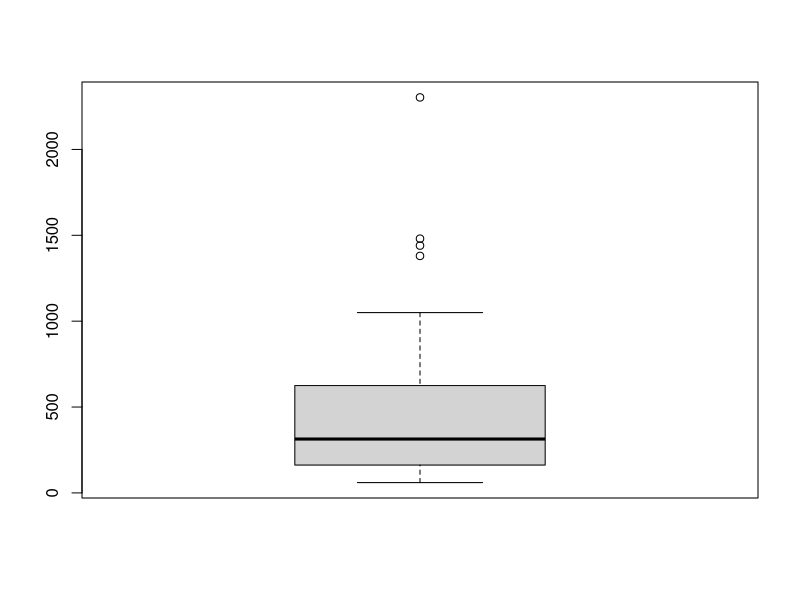
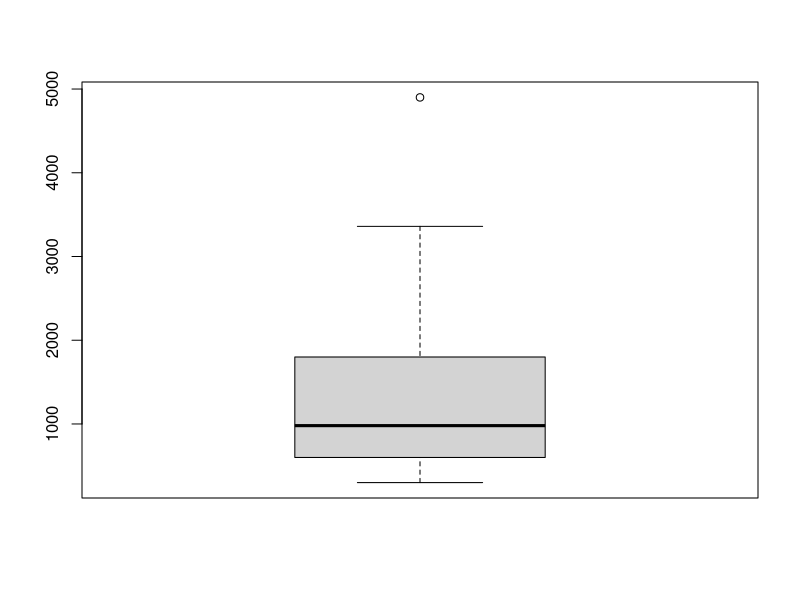
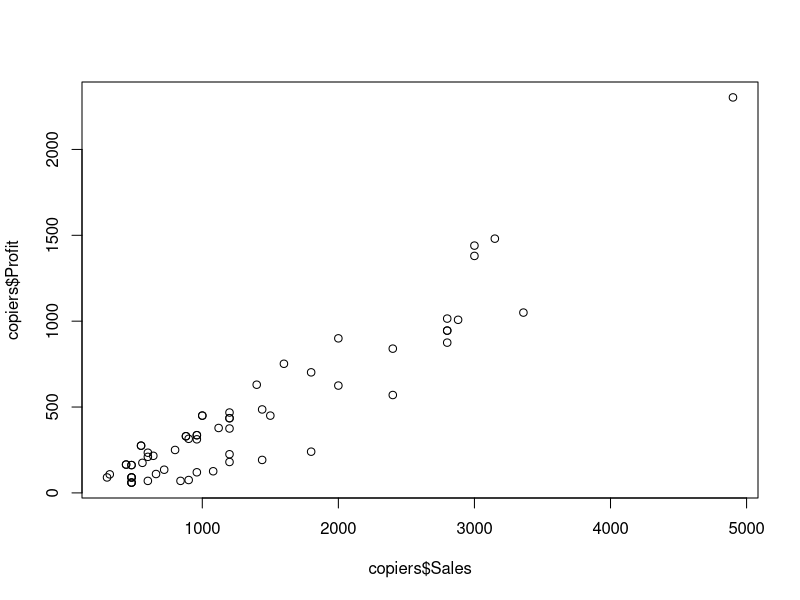
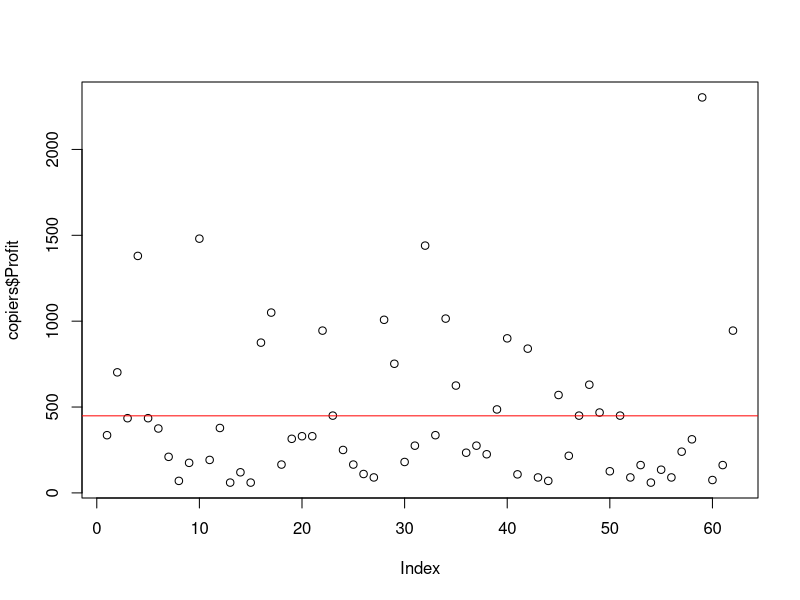
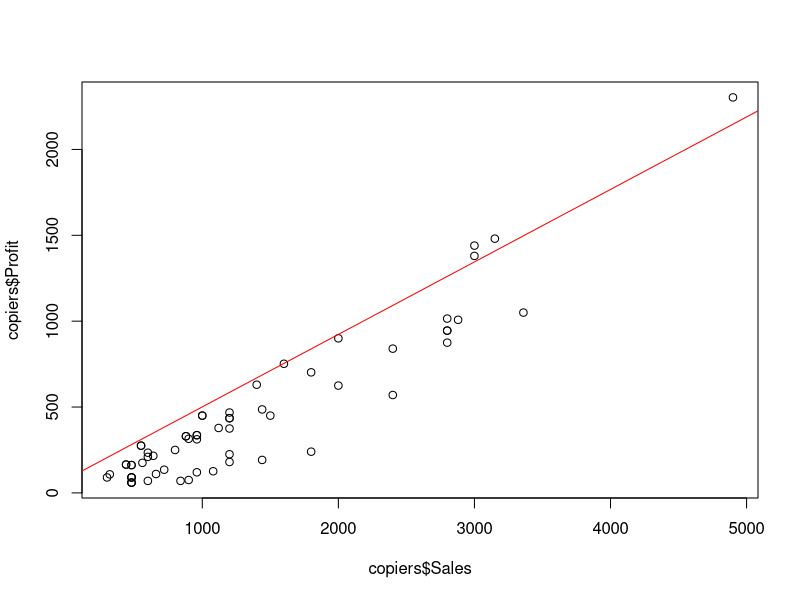
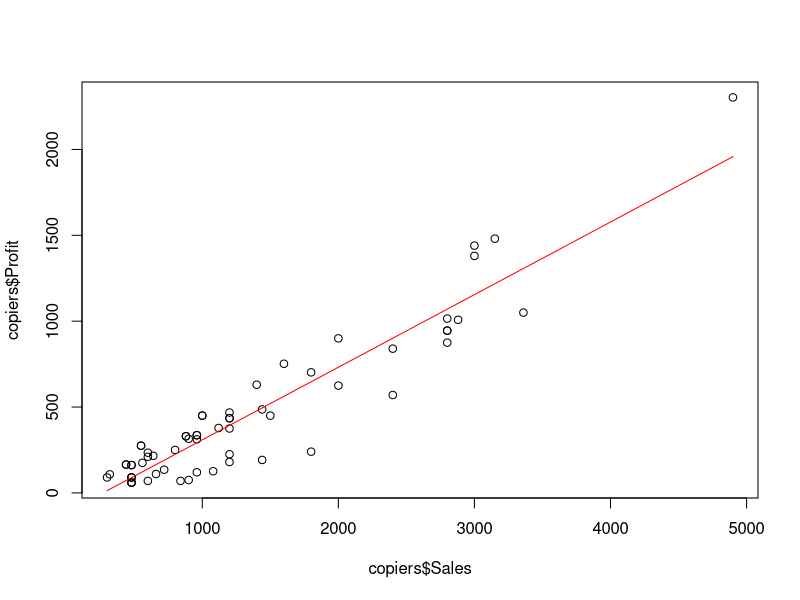
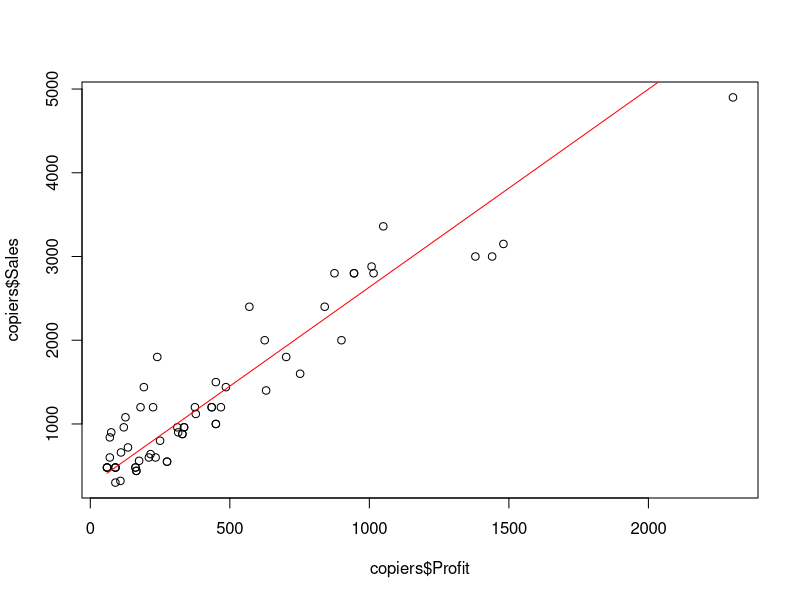
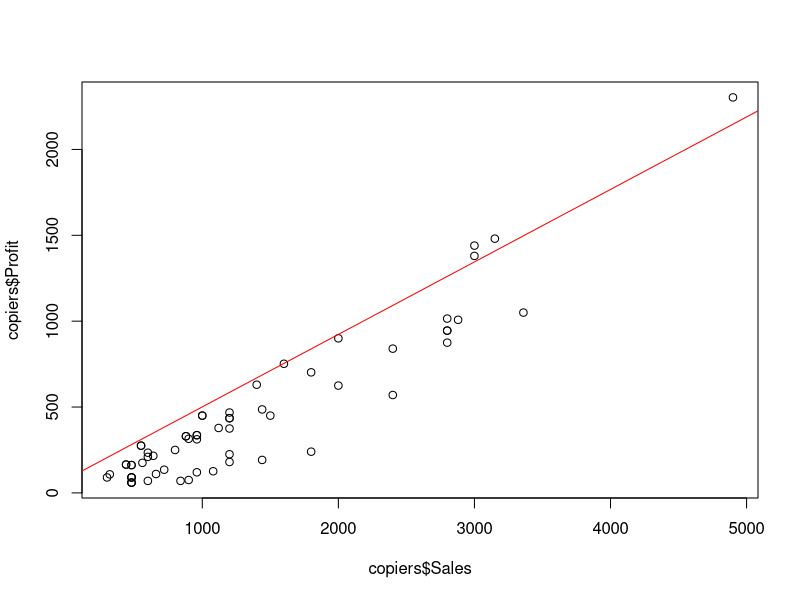

Generate these figures, in order, with R: (Note: this script raises an error after producing the figures.)
## ---- chunk 1
# clear-up the environment
rm(list = ls())

# chunk options
knitr::opts_chunk$set(
  message = FALSE,
  warning = FALSE,
  fig.align = "center",
  comment = "#>"
)

options(scipen = 123)
## ---- chunk 2
library(dplyr)
library(leaps)
library(GGally)
library(MASS)
library(car)
library(lmtest)
library(tidyverse)
## ---- chunk 3
# read data copiers
copiers <- read_csv("data_input/copiers.csv")
## ---- chunk 4
# inspect data
str(copiers)
## ---- chunk 5
copiers <- 
  copiers %>% 
    mutate_if(.predicate=is.character,
              .funs = as.factor)
## ---- chunk 6
str(copiers)
## ---- chunk 7
boxplot(copiers$Profit)
## ---- chunk 8
boxplot(copiers$Sales)
## ---- chunk 9
# nilai korelasi
cor(copiers$Sales, copiers$Profit)
## ---- chunk 10
# visualisasi scatter plot
plot(copiers$Sales, copiers$Profit)
## ---- chunk 11
# buat model
model_base <- lm(formula = Profit ~ 1, data = copiers) # 1 menandakan tanpa prediktor

# print summary model
summary(model_base)
## ---- chunk 12
mean(copiers$Profit)
## ---- chunk 13
plot(copiers$Profit)
abline(h = mean(copiers$Profit), col = "red")
## ---- chunk 14
# buat model
model_ols <- lm(formula = Profit ~ Sales + Quantity + Discount, data = copiers )

# summary model
summary(model_ols)

plot(copiers$Sales, copiers$Profit)
abline(model_ols, col = "red")
## ---- chunk 15
copiers
plot(copiers$Sales,copiers$Profit)
lines(x=copiers$Sales, y=-114.0625+(0.4229*copiers$Sales), type = "l", lty = 1, col='red')
## ---- chunk 16
plot(copiers$Profit,copiers$Sales)
lines(x=copiers$Profit, y=(copiers$Profit+114.0625)/0.4229, type = "l", lty = 1, col='red')
## ---- chunk 17
plot(copiers$Sales, copiers$Profit)
abline(model_ols, col = "red")
## ---- chunk 18
knitr::include_graphics("image/ols.gif")
## ---- chunk 19
summary(model_ols)
## ---- chunk 20
sales <- data.frame(Sales = c(300,290,320,450))
sales
## ---- chunk 21
predict(object = ..., newdata = ...)
## ---- chunk 22
# boxplot sales
boxplot(copiers$Sales)
## ---- chunk 23
# plot target dan prediktor
plot(copiers$Sales, copiers$Profit)
abline(model_ols, col = "red")
## ---- chunk 24
# versi base
copiers_new <- copiers[copiers$Sales < 4000,]

# versi dplyr
library(dplyr)
copiers_new <- copiers %>% 
            filter(Sales < 4000)
## ---- chunk 25
model_no_outlier <- ...
## ---- chunk 26
plot(copiers$Sales, copiers$Profit)
abline(model_ols, col = "red")
abline(model_no_outlier, col = "green")
## ---- chunk 27
